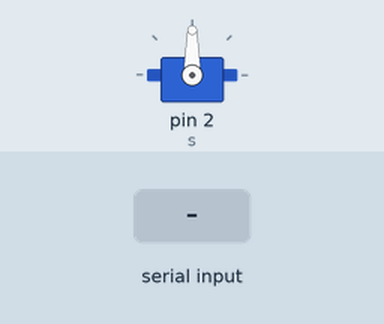
A sketch run on a simulated Arduino Uno, built with avr-gcc and run on an emulated ATmega328P. Parts: servo. The inputs (shaded band) are chosen by the test bench. What the sketch prints to the serial monitor is not drawn.

Above: at 7.2 s.
7.3 s: "1" received over Serial
At 8.5 s:
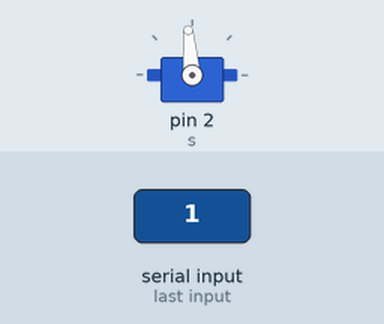
8.8 s: "1" received over Serial
At 9.8 s:
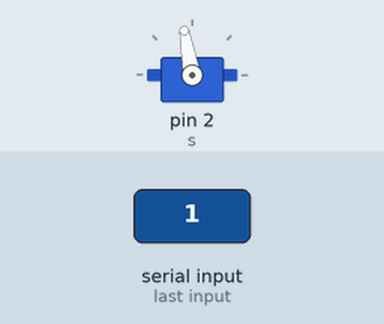
10.3 s: "2" received over Serial
At 10.9 s:
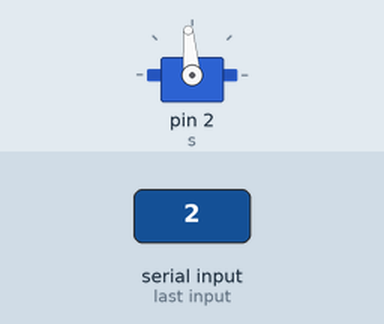
Timing chart, 0 to 13.3 s (numbered marks = the images above; inputs shaded):
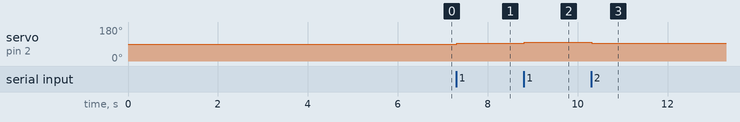

The sketch:

ESP8266.ino
```cpp
#include <Servo.h>
Servo s;

String text1 = "1";
String text2 = "2";
String text3 = "3";
String text4 = "4";
String text5 = "5";
String text6 = "10";
String text7 = "7";
String text8 = "8";
String text9 = "9";

String phone1 = "forwardStart\n";
String phone2 = "backwardStart\n";
String phone3 = "leftStart\n";
String phone4 = "rightStart\n";
String phone5 = "aStart\n";
String phone6 = "bStart\n";

String phone7 = "forwardStop\n";
String phone8 = "backwardStop\n";
String phone9 = "leftStop\n";
String phone10 = "rightStop\n";
String comdata = "";
char judge;
void setup()
{
   s.attach(2);
   s.write(90);
   Serial.begin(115200);       // set up a wifi serial communication baud rate 115200

   Serial.println("AT+CWMODE=3\r\n");//set to softAP+station mode
   delay(1000);     //delay 4s
   Serial.println("AT+CWSAP=\"MY_ESP8266\",\"12345678\",8,2\r\n");   //TCP Protocol, server IP addr, port
    delay(1000);     //delay 4s
   Serial.println("AT+RST\r\n");     //reset wifi
   delay(1000);     //delay 4s
   Serial.println("AT+CIPMUX=1\r\n");//set to multi-connection mode
   delay(1000);
   Serial.println("AT+CIPSERVER=1\r\n");//set as server
   delay(1000);
   Serial.println("AT+CIPSTO=7000\r\n");//keep the wifi connecting 7000 seconds
   delay(1000);
}
int angle = 90;
void loop()
{
    while(Serial.available()>0)
   {
    comdata += char(Serial.read());
    delay(1);
   }
   judgement();
   switch(judge)
   {
      case 1: {angle+=5;judge = 0;}
               break;
      case 2: {angle-=5;judge = 0;}
               break;
   }
   s.write(angle);
}

void judgement(){
    if (comdata.length() > 0)
    { if(comdata.endsWith(text1)||comdata.endsWith(phone1)){//forward
          judge=1;

        }
        if(comdata.endsWith(text2)||comdata.endsWith(phone2)){//backward
          judge=2;
        }
        if(comdata.endsWith(text3)||comdata.endsWith(phone3)){//right
          judge=3;
        }
        if(comdata.endsWith(text4)||comdata.endsWith(phone4)){//left
          judge=4;
        }
        if(comdata.endsWith(text5)||comdata.endsWith(phone5)){//balance
          judge=5;
        }
        if(comdata.endsWith(text6)||comdata.endsWith(phone6)){//aviod
          judge=6;
        }
        if(comdata.endsWith(text7))
        {
            judge=7;
        }
        if(comdata.endsWith(phone7)||comdata.endsWith(phone8)||comdata.endsWith(phone9)||comdata.endsWith(phone10)){
          judge=11;//初始位置
        }
        if(comdata==text8){
          judge=8;
        }
        if(comdata.endsWith(text9)){
          judge=9;
        }
        if(comdata.endsWith(text5))
        {
          ;//A
        }
        if(comdata.endsWith(text6))
        {
          ;//B
        }
        comdata = "";
        delay(10);
    }
}
```

Measured:
- after the input at 7.3 s, servo on pin 2 (s): 90° → 95° at once
- after the input at 8.8 s, servo on pin 2 (s): 95° → 100° at once
- after the input at 10.3 s, servo on pin 2 (s): 100° → 95° at once
